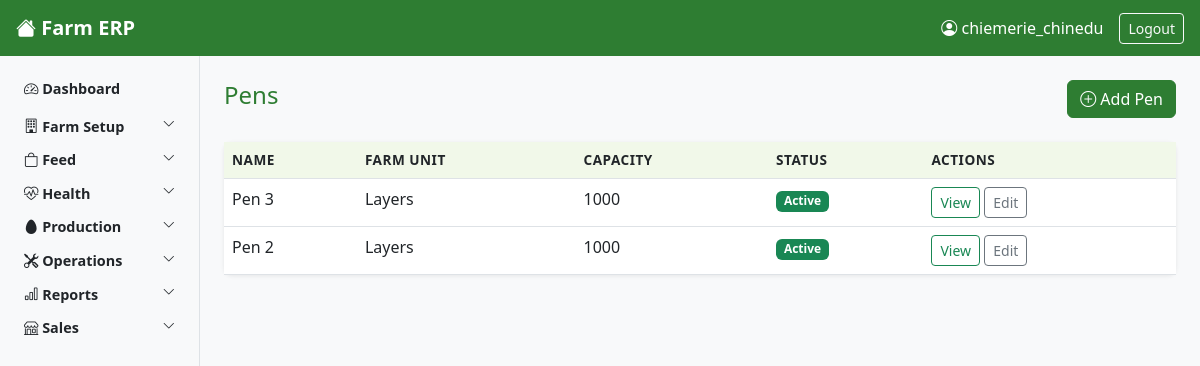
Page /pens/ (signed in) on the committed database.
### core/models.py (models this page shows, shortened)
class Pen(models.Model):
    name = models.CharField(max_length=100)
    farm_unit = models.ForeignKey(
        FarmUnit,
        on_delete=models.PROTECT,
        related_name='pens'
    )
    capacity = models.PositiveIntegerField()
    is_active = models.BooleanField(default=True)

class FarmUnit(models.Model):
    name = models.CharField(max_length=100)
    description = models.TextField(blank=True)

### core/views.py (the view)
# urls.py: path('pens/', views.PenListView.as_view(), name='pen-list'),
class PenListView(LoginRequiredMixin, ListView):
    model = Pen
    template_name = 'core/pen_list.html'
    context_object_name = 'pens'

### core/context_processors.py (called while the page is built, shortened)
def user_role_context(request):
    if request.user.is_authenticated:
        return get_user_context(request.user)

### core/permissions.py (called while the page is built)
def get_worker_role(user):
    try:
        return user.worker_profile.role
    except Exception:
        return None

def get_user_context(user):
    role = get_worker_role(user)
    return {
        'user_role': role,
        'is_pen_worker': role == 'pen_worker',
        'is_supervisor': role in ['supervisor', 'store_keeper'],
        'is_manager': role in ['manager', 'general_manager'],
        'is_director': role == 'director',
        'is_salesperson': role == 'salesperson',
        'is_accountant': role == 'accountant',
        'is_manager_or_above': role in ['manager', 'general_manager', 'director'],
        'is_supervisor_or_above': role in ['supervisor', 'store_keeper', 'manager',
                                            'general_manager', 'director'],
    }

### core/templates/core/pen_list.html (shortened to what this page needs)
{% extends 'core/base.html' %}
{% block content %}
<div class="d-flex justify-content-between align-items-center mb-4">
    <h4>Pens</h4>
    <a href="{% url 'pen-create' %}" class="btn btn-success">
        <i class="bi bi-plus-circle"></i> Add Pen
    </a>
</div>
<div class="card">
    <div class="card-body p-0">
        <div class="table-responsive">
        <table class="table table-hover mb-0">
            <thead>
                <tr>
                    <th>Name</th>
                    <th>Farm Unit</th>
                    <th>Capacity</th>
                    <th>Status</th>
                    <th>Actions</th>
                </tr>
            </thead>
            <tbody>
                {% for pen in pens %}
                <tr>
                    <td>{{ pen.name }}</td>
                    <td>{{ pen.farm_unit.name }}</td>
                    <td>{{ pen.capacity }}</td>
                    <td>
                        {% if pen.is_active %}
                            <span class="badge bg-success">Active</span>
                        {% else %}
                            <span class="badge bg-secondary">Inactive</span>
                        {% endif %}
                    </td>
                    <td>
                        <a href="{% url 'pen-detail' pen.pk %}" class="btn btn-sm btn-outline-success">View</a>
                        <a href="{% url 'pen-update' pen.pk %}" class="btn btn-sm btn-outline-secondary">Edit</a>
                    </td>
                </tr>
                {% empty %}
                <tr>
                    <td colspan="5" class="text-center text-muted py-4">No pens found.</td>
                </tr>
                {% endfor %}
            </tbody>
        </table>
        </div>
    </div>
</div>
{% endblock %}

### core/templates/core/base.html (shortened to what this page needs)
<!DOCTYPE html>
<html lang="en">
<head>
    <link href="https://cdn.jsdelivr.net/npm/bootstrap@5.3.0/dist/css/bootstrap.min.css" rel="stylesheet">
    <link href="https://cdn.jsdelivr.net/npm/bootstrap-icons@1.10.0/font/bootstrap-icons.css" rel="stylesheet">
    {% load static %}
    <link rel="stylesheet" href="{% static 'core/css/main.css' %}">
</head>
<body>
<nav class="navbar navbar-dark bg-success px-3">
    <div class="d-flex align-items-center">
        <a class="navbar-brand fw-bold" href="{% url 'dashboard' %}">
            <i class="bi bi-house-fill"></i> Farm ERP
        </a>
    </div>
    <div class="d-flex align-items-center text-white">
        <span class="me-3"><i class="bi bi-person-circle"></i> {{ request.user.username }}</span>
        <form method ="post" action="{% url 'logout' %}" class="d-inline">
         <button type="submit" class="btn btn-outline-light btn-sm">Logout</button>
        </form>
    </div>
</nav>
<div class="container-fluid">
    <div class="row">
        <nav class="col-md-2 d-none d-md-block bg-light sidebar py-3 min-vh-100">
            <ul class="nav flex-column">
                <li class="nav-item mb-1">
                    <a class="nav-link text-dark fw-bold" href="{% url 'dashboard' %}">
                        <i class="bi bi-speedometer2"></i> Dashboard
                    </a>
                </li>
                <li class="nav-item">
                    <a class="nav-link text-dark fw-semibold d-flex justify-content-between"
                    data-bs-toggle="collapse" href="#farmSetup" role="button">
                        <span><i class="bi bi-building"></i> Farm Setup</span>
                        <i class="bi bi-chevron-down small"></i>
                    </a>
                </li>
                <li class="nav-item">
                    <a class="nav-link text-dark fw-semibold d-flex justify-content-between"
                    data-bs-toggle="collapse" href="#feedSection" role="button">
                        <span><i class="bi bi-bag"></i> Feed</span>
                        <i class="bi bi-chevron-down small"></i>
                    </a>
                </li>
                <li class="nav-item">
                    <a class="nav-link text-dark fw-semibold d-flex justify-content-between"
                    data-bs-toggle="collapse" href="#healthSection" role="button">
                        <span><i class="bi bi-heart-pulse"></i> Health</span>
                        <i class="bi bi-chevron-down small"></i>
                    </a>
                </li>
                <li class="nav-item">
                    <a class="nav-link text-dark fw-semibold d-flex justify-content-between"
                    data-bs-toggle="collapse" href="#productionSection" role="button">
                        <span><i class="bi bi-egg-fill"></i> Production</span>
                        <i class="bi bi-chevron-down small"></i>
                    </a>
                </li>
                <li class="nav-item">
                    <a class="nav-link text-dark fw-semibold d-flex justify-content-between"
                    data-bs-toggle="collapse" href="#operationsSection" role="button">
                        <span><i class="bi bi-tools"></i> Operations</span>
                        <i class="bi bi-chevron-down small"></i>
                    </a>
                </li>
                {% if is_supervisor_or_above %}
                <li class="nav-item">
                    <a class="nav-link text-dark fw-semibold d-flex justify-content-between"
                    data-bs-toggle="collapse" href="#reportsSection" role="button">
                        <span><i class="bi bi-bar-chart"></i> Reports</span>
                        <i class="bi bi-chevron-down small"></i>
                    </a>
                </li>
                {% endif %}
                <li class="nav-item">
                    <a class="nav-link text-dark fw-semibold d-flex justify-content-between"
                    data-bs-toggle="collapse" href="#salesSection" role="button">
                        <span><i class="bi bi-shop"></i> Sales</span>
                        <i class="bi bi-chevron-down small"></i>
                    </a>
                </li>
            </ul>
        </nav>
        <main class="col-12 col-md-10 px-4 py-4">
            {% block content %}
            {% endblock %}
        </main>
    </div>
</div>
</body>
</html>

### core/templates/core/css/main.css (style rules this page uses)
body { font-family: 'Segoe UI', sans-serif; background-color: #f8f9fa; }
.sidebar { position: sticky; top: 0; height: 100vh; overflow-y: auto; border-right: 1px solid #dee2e6; }
.sidebar .nav-link { padding: 6px 12px; border-radius: 4px; font-size: 0.9rem; }
.card { border: none; box-shadow: 0 1px 4px rgba(0,0,0,0.08); border-radius: 8px; }
.table th { background-color: #f1f8e9; font-size: 0.85rem; text-transform: uppercase; letter-spacing: 0.5px; }
.btn-success { background-color: #2e7d32; border-color: #2e7d32; }
.navbar { background-color: #2e7d32 !important; }
h4, h5 { color: #2e7d32; }
main { transition: margin-left 0.3s ease; }

### rows in the picture
Pen: name "Pen 3", farm_unit.name "Layers", capacity "1000", is_active "Active"
Pen: name "Pen 2", farm_unit.name "Layers", capacity "1000", is_active "Active"

### other values in the picture
{{ request.user.username }} "chiemerie_chinedu"
